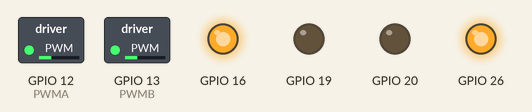
This program was run on a simulated Raspberry Pi (BCM pin numbers). Parts: switched loads named in the program (green lamp = pin HIGH), output pins drawn as LEDs (lit = HIGH). At 10.0 s the program stops and its outputs stay as they are.

Above: at 0.1 s.
At 5.1 s:
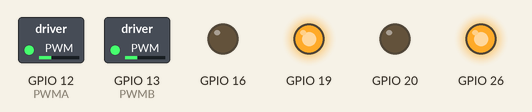
At 10.1 s:
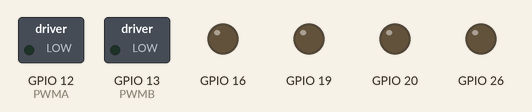
Timing chart, 0 to 11.5 s (numbered marks = the images above):
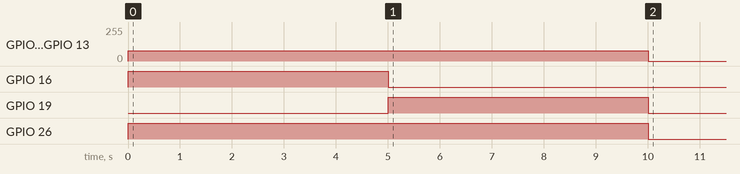

The program:

carTest.py
```python
#    C2Plabs.com
#
#

from gpiozero import PWMOutputDevice as PWM
from gpiozero import DigitalOutputDevice as DOD
from time import sleep

# Define the pins for the motor controller

# in1 in2 is for motor direction
AIN1_PIN = 26
AIN2_PIN = 20
PWMA_PIN = 12

BIN1_PIN = 16
BIN2_PIN = 19
PWMB_PIN = 13

# set pin mode
AIN1 = DOD(AIN1_PIN)
AIN2 = DOD(AIN2_PIN)
PWMA = PWM(PWMA_PIN)

BIN1 = DOD(BIN1_PIN)
BIN2 = DOD(BIN2_PIN)
PWMB = PWM(PWMB_PIN)

# set motor direction, in1 high, in2 low
AIN1.on()
AIN2.off()
BIN1.on()
BIN2.off()

# set motor speed
PWMA.value = 0.3
PWMB.value = 0.3

sleep(5)

# stop motor
PWMA.value = 0
PWMB.value = 0

# turn around

AIN1.on()
AIN2.off()
BIN1.off()
BIN2.on()

PWMA.value = 0.3
PWMB.value = 0.3

sleep(5)

# stop motor
PWMA.value = 0
PWMB.value = 0
```

Measured:
- by itself, GPIO 12 (PWMA), GPIO 13 (PWMB): 0/255 → 77/255 at 0.00 s, → 0/255 10.0 s later
- by itself, GPIO 16: LOW → HIGH at 0.00 s, → LOW 5.0 s later
- by itself, GPIO 19: LOW → HIGH at 5.0 s, → LOW 5.0 s later
- by itself, GPIO 26: LOW → HIGH at 0.00 s, → LOW 10.0 s later
